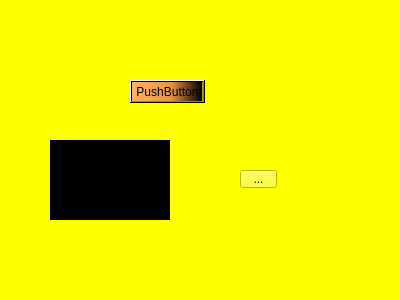
<?xml version="1.0" encoding="UTF-8"?>
<ui version="4.0">
 <class>Widget</class>
 <widget class="QWidget" name="Widget">
  <property name="geometry">
   <rect>
    <x>0</x>
    <y>0</y>
    <width>400</width>
    <height>300</height>
   </rect>
  </property>
  <property name="windowTitle">
   <string>Widget</string>
  </property>
  <property name="styleSheet">
   <string notr="true">background-color:yellow</string>
  </property>
  <widget class="QPushButton" name="pushButton">
   <property name="geometry">
    <rect>
     <x>130</x>
     <y>80</y>
     <width>75</width>
     <height>23</height>
    </rect>
   </property>
   <property name="palette">
    <palette>
     <active>
      <colorrole role="WindowText">
       <brush brushstyle="SolidPattern">
        <color alpha="255">
         <red>0</red>
         <green>0</green>
         <blue>0</blue>
        </color>
       </brush>
      </colorrole>
      <colorrole role="Button">
       <brush brushstyle="SolidPattern">
        <color alpha="255">
         <red>255</red>
         <green>255</green>
         <blue>255</blue>
        </color>
       </brush>
      </colorrole>
      <colorrole role="Light">
       <brush brushstyle="SolidPattern">
        <color alpha="255">
         <red>255</red>
         <green>255</green>
         <blue>255</blue>
        </color>
       </brush>
      </colorrole>
      <colorrole role="Midlight">
       <brush brushstyle="SolidPattern">
        <color alpha="255">
         <red>255</red>
         <green>255</green>
         <blue>255</blue>
        </color>
       </brush>
      </colorrole>
      <colorrole role="Dark">
       <brush brushstyle="SolidPattern">
        <color alpha="255">
         <red>127</red>
         <green>127</green>
         <blue>127</blue>
        </color>
       </brush>
      </colorrole>
      <colorrole role="Mid">
       <brush brushstyle="SolidPattern">
        <color alpha="255">
         <red>170</red>
         <green>170</green>
         <blue>170</blue>
        </color>
       </brush>
      </colorrole>
      <colorrole role="Text">
       <brush brushstyle="SolidPattern">
        <color alpha="255">
         <red>255</red>
         <green>255</green>
         <blue>255</blue>
        </color>
       </brush>
      </colorrole>
      <colorrole role="BrightText">
       <brush brushstyle="SolidPattern">
        <color alpha="255">
         <red>255</red>
         <green>255</green>
         <blue>255</blue>
        </color>
       </brush>
      </colorrole>
      <colorrole role="ButtonText">
       <brush brushstyle="SolidPattern">
        <color alpha="255">
         <red>0</red>
         <green>0</green>
         <blue>0</blue>
        </color>
       </brush>
      </colorrole>
      <colorrole role="Base">
       <brush brushstyle="SolidPattern">
        <color alpha="255">
         <red>255</red>
         <green>255</green>
         <blue>255</blue>
        </color>
       </brush>
      </colorrole>
      <colorrole role="Window">
       <brush brushstyle="SolidPattern">
        <color alpha="255">
         <red>255</red>
         <green>255</green>
         <blue>255</blue>
        </color>
       </brush>
      </colorrole>
      <colorrole role="Shadow">
       <brush brushstyle="SolidPattern">
        <color alpha="255">
         <red>0</red>
         <green>0</green>
         <blue>0</blue>
        </color>
       </brush>
      </colorrole>
      <colorrole role="AlternateBase">
       <brush brushstyle="SolidPattern">
        <color alpha="255">
         <red>255</red>
         <green>255</green>
         <blue>255</blue>
        </color>
       </brush>
      </colorrole>
      <colorrole role="ToolTipBase">
       <brush brushstyle="SolidPattern">
        <color alpha="255">
         <red>255</red>
         <green>255</green>
         <blue>220</blue>
        </color>
       </brush>
      </colorrole>
      <colorrole role="ToolTipText">
       <brush brushstyle="SolidPattern">
        <color alpha="255">
         <red>0</red>
         <green>0</green>
         <blue>0</blue>
        </color>
       </brush>
      </colorrole>
     </active>
     <inactive>
      <colorrole role="WindowText">
       <brush brushstyle="SolidPattern">
        <color alpha="255">
         <red>0</red>
         <green>0</green>
         <blue>0</blue>
        </color>
       </brush>
      </colorrole>
      <colorrole role="Button">
       <brush brushstyle="SolidPattern">
        <color alpha="255">
         <red>255</red>
         <green>255</green>
         <blue>255</blue>
        </color>
       </brush>
      </colorrole>
      <colorrole role="Light">
       <brush brushstyle="SolidPattern">
        <color alpha="255">
         <red>255</red>
         <green>255</green>
         <blue>255</blue>
        </color>
       </brush>
      </colorrole>
      <colorrole role="Midlight">
       <brush brushstyle="SolidPattern">
        <color alpha="255">
         <red>255</red>
         <green>255</green>
         <blue>255</blue>
        </color>
       </brush>
      </colorrole>
      <colorrole role="Dark">
       <brush brushstyle="SolidPattern">
        <color alpha="255">
         <red>127</red>
         <green>127</green>
         <blue>127</blue>
        </color>
       </brush>
      </colorrole>
      <colorrole role="Mid">
       <brush brushstyle="SolidPattern">
        <color alpha="255">
         <red>170</red>
         <green>170</green>
         <blue>170</blue>
        </color>
       </brush>
      </colorrole>
      <colorrole role="Text">
       <brush brushstyle="SolidPattern">
        <color alpha="255">
         <red>255</red>
         <green>255</green>
         <blue>255</blue>
        </color>
       </brush>
      </colorrole>
      <colorrole role="BrightText">
       <brush brushstyle="SolidPattern">
        <color alpha="255">
         <red>255</red>
         <green>255</green>
         <blue>255</blue>
        </color>
       </brush>
      </colorrole>
      <colorrole role="ButtonText">
       <brush brushstyle="SolidPattern">
        <color alpha="255">
         <red>0</red>
         <green>0</green>
         <blue>0</blue>
        </color>
       </brush>
      </colorrole>
      <colorrole role="Base">
       <brush brushstyle="SolidPattern">
        <color alpha="255">
         <red>255</red>
         <green>255</green>
         <blue>255</blue>
        </color>
       </brush>
      </colorrole>
      <colorrole role="Window">
       <brush brushstyle="SolidPattern">
        <color alpha="255">
         <red>255</red>
         <green>255</green>
         <blue>255</blue>
        </color>
       </brush>
      </colorrole>
      <colorrole role="Shadow">
       <brush brushstyle="SolidPattern">
        <color alpha="255">
         <red>0</red>
         <green>0</green>
         <blue>0</blue>
        </color>
       </brush>
      </colorrole>
      <colorrole role="AlternateBase">
       <brush brushstyle="SolidPattern">
        <color alpha="255">
         <red>255</red>
         <green>255</green>
         <blue>255</blue>
        </color>
       </brush>
      </colorrole>
      <colorrole role="ToolTipBase">
       <brush brushstyle="SolidPattern">
        <color alpha="255">
         <red>255</red>
         <green>255</green>
         <blue>220</blue>
        </color>
       </brush>
      </colorrole>
      <colorrole role="ToolTipText">
       <brush brushstyle="SolidPattern">
        <color alpha="255">
         <red>0</red>
         <green>0</green>
         <blue>0</blue>
        </color>
       </brush>
      </colorrole>
     </inactive>
     <disabled>
      <colorrole role="WindowText">
       <brush brushstyle="SolidPattern">
        <color alpha="255">
         <red>127</red>
         <green>127</green>
         <blue>127</blue>
        </color>
       </brush>
      </colorrole>
      <colorrole role="Button">
       <brush brushstyle="SolidPattern">
        <color alpha="255">
         <red>255</red>
         <green>255</green>
         <blue>255</blue>
        </color>
       </brush>
      </colorrole>
      <colorrole role="Light">
       <brush brushstyle="SolidPattern">
        <color alpha="255">
         <red>255</red>
         <green>255</green>
         <blue>255</blue>
        </color>
       </brush>
      </colorrole>
      <colorrole role="Midlight">
       <brush brushstyle="SolidPattern">
        <color alpha="255">
         <red>255</red>
         <green>255</green>
         <blue>255</blue>
        </color>
       </brush>
      </colorrole>
      <colorrole role="Dark">
       <brush brushstyle="SolidPattern">
        <color alpha="255">
         <red>127</red>
         <green>127</green>
         <blue>127</blue>
        </color>
       </brush>
      </colorrole>
      <colorrole role="Mid">
       <brush brushstyle="SolidPattern">
        <color alpha="255">
         <red>170</red>
         <green>170</green>
         <blue>170</blue>
        </color>
       </brush>
      </colorrole>
      <colorrole role="Text">
       <brush brushstyle="SolidPattern">
        <color alpha="255">
         <red>127</red>
         <green>127</green>
         <blue>127</blue>
        </color>
       </brush>
      </colorrole>
      <colorrole role="BrightText">
       <brush brushstyle="SolidPattern">
        <color alpha="255">
         <red>255</red>
         <green>255</green>
         <blue>255</blue>
        </color>
       </brush>
      </colorrole>
      <colorrole role="ButtonText">
       <brush brushstyle="SolidPattern">
        <color alpha="255">
         <red>127</red>
         <green>127</green>
         <blue>127</blue>
        </color>
       </brush>
      </colorrole>
      <colorrole role="Base">
       <brush brushstyle="SolidPattern">
        <color alpha="255">
         <red>255</red>
         <green>255</green>
         <blue>255</blue>
        </color>
       </brush>
      </colorrole>
      <colorrole role="Window">
       <brush brushstyle="SolidPattern">
        <color alpha="255">
         <red>255</red>
         <green>255</green>
         <blue>255</blue>
        </color>
       </brush>
      </colorrole>
      <colorrole role="Shadow">
       <brush brushstyle="SolidPattern">
        <color alpha="255">
         <red>0</red>
         <green>0</green>
         <blue>0</blue>
        </color>
       </brush>
      </colorrole>
      <colorrole role="AlternateBase">
       <brush brushstyle="SolidPattern">
        <color alpha="255">
         <red>255</red>
         <green>255</green>
         <blue>255</blue>
        </color>
       </brush>
      </colorrole>
      <colorrole role="ToolTipBase">
       <brush brushstyle="SolidPattern">
        <color alpha="255">
         <red>255</red>
         <green>255</green>
         <blue>220</blue>
        </color>
       </brush>
      </colorrole>
      <colorrole role="ToolTipText">
       <brush brushstyle="SolidPattern">
        <color alpha="255">
         <red>0</red>
         <green>0</green>
         <blue>0</blue>
        </color>
       </brush>
      </colorrole>
     </disabled>
    </palette>
   </property>
   <property name="styleSheet">
    <string notr="true">background-color: qlineargradient(spread:pad, x1:0, y1:0, x2:1, y2:0, stop:0 rgba(255, 178, 102, 255), stop:0.55 rgba(235, 148, 61, 255), stop:0.98 rgba(0, 0, 0, 255), stop:1 rgba(0, 0, 0, 0));</string>
   </property>
   <property name="text">
    <string>PushButton</string>
   </property>
  </widget>
  <widget class="QToolButton" name="toolButton">
   <property name="geometry">
    <rect>
     <x>240</x>
     <y>170</y>
     <width>37</width>
     <height>18</height>
    </rect>
   </property>
   <property name="text">
    <string>...</string>
   </property>
  </widget>
  <widget class="QWidget" name="widget" native="true">
   <property name="geometry">
    <rect>
     <x>50</x>
     <y>140</y>
     <width>120</width>
     <height>80</height>
    </rect>
   </property>
   <property name="styleSheet">
    <string notr="true">background-color:black;</string>
   </property>
  </widget>
 </widget>
 <layoutdefault spacing="6" margin="11"/>
 <resources/>
 <connections/>
</ui>
